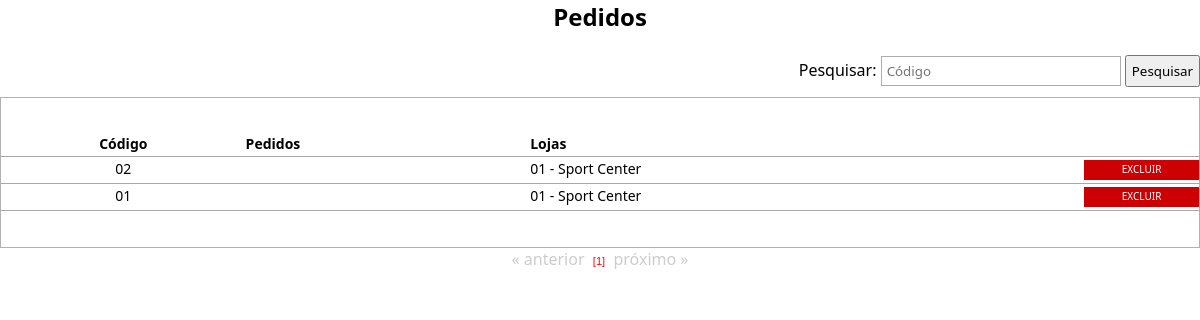
/visualiza_pedido.php, run on the app's committed database.
### tables this page shows
CREATE TABLE `pedidos` (
  `id_pedidos` int(11) NOT NULL AUTO_INCREMENT,
  `num_pedido` varchar(10) DEFAULT NULL,
  `nome_loja` varchar(100) DEFAULT NULL,
  `nome_fornecedor` varchar(100) DEFAULT NULL,
  `valor_pedido` float DEFAULT NULL,
  `qtd_pedido` varchar(10) NOT NULL,
  `data_entrega` date DEFAULT NULL,
  `cod_pag_pedido` varchar(15) DEFAULT NULL,
  `prazo` varchar(2) NOT NULL,
  `valor_dividido` float NOT NULL,
  `descricao` varchar(50) NOT NULL,
  PRIMARY KEY (`id_pedidos`)
);

### processos/database.php (called while the page is built, shortened)
<?php
function DBRead ($table, $params = null, $fields = '*') {
	$params = ($params) ? " {$params}" : null;
		$query = "SELECT {$fields} FROM {$table}{$params}";
		$result = DBExecute($query);
		if (!mysqli_num_rows($result))
			return false;
		else {
			while ($res = mysqli_fetch_assoc($result)) {
				$data[] = $res;
			}
			return $data;
		}
}
function DBExecute($query){
	$link = DBConnect();
	$result = @mysqli_query($link, $query) or die (mysqli_error($link));
	return $result;
}
?>

### visualiza_pedido.php (the view, shortened to what this page needs)
<!doctype html>
<html>
<head>
<link href="css/style.css" rel="stylesheet" type="text/css">
<link href="css/style.css" rel="stylesheet" type="text/css">
<link rel="stylesheet" href="css/menu.css">
</head>
<body>
<center><h2> Pedidos </h2></center>
<br />
<table width="100%" border="0" cellpadding="0" cellspacing="0" style="margin-bottom: 10px;">
	<tr>
		<td align="right">
        <?php
		require 'processos/database.php';
		?>
      <form  action="<?php echo htmlspecialchars($_SERVER["PHP_SELF"]);?>" method="post">
			Pesquisar: <input type="text" name="pesquisar" placeholder="Código" class="cod" style="margin-right:0;">
			<input type="submit" value="Pesquisar" style="height: 32px; padding: 0 5px 0 5px;">
		  </form>
		</td>
	</tr>
 </table>
 <?php
 	if (empty($_POST['pesquisar'])) {
 ?>
<table width="100%" border="0" cellpadding="0" cellspacing="0" class="table">
	<tr class="linha">
		<td class="linha" width="20%" align="center"><b>Código</b></td>
		<td class="linha"><b>Pedidos</b></td>
        <td class="linha"><b>Lojas</b></td>
        <td width="10%" align="center" class="linha"></td>
	</tr>
<?php
  $numreg = 15;
  $inicial = $_GET['pg'] * $numreg;
	$pedidos = DBRead ("pedidos", "ORDER BY num_pedido DESC LIMIT $inicial, $numreg", "id_pedidos, num_pedido, nome_loja, descricao");
		foreach ($pedidos as $pd){
		?>
	<tr onmouseover="ChangeColor(this, true);" onmouseout="ChangeColor(this, false);">
		<td class="linha" align="center" valign="middle" onclick="DoNav('altera_pedido.php?id=<?php echo $pd['id_pedidos'];?>');">
			<?php echo $pd['num_pedido'];?>
		</td>
		<td class="linha espaco" valign="middle" onclick="DoNav('altera_pedido.php?id=<?php echo $pd['id_pedidos'];?>');">
		</td>
		<td class="linha espaco" onclick="DoNav('altera_pedido.php?id=<?php echo $pd['id_pedidos'];?>');">
			<?php echo $pd['nome_loja']; ?>
		</td>
		<td class="linha espaco" valign="middle">
				<span class="excluir">
						<a href="javascript:aviso('<?=$pd['num_pedido'];?>');">Excluir</a>
		</td>
	</tr>
<?php
	}
?>
</table>
<center>
<?php
  require "paginacao.php";
	}
?>
</center>
</body>
</html>

### css/style.css (style rules this page uses)
html { height: 89%; padding: 0; margin: 0; }
body { height: 99%; padding: 0; margin: 0; }
* { padding: 0; margin: 0; font-family: Segoe, "Segoe UI", "DejaVu Sans", "Trebuchet MS", Verdana, sans-serif; }
.table { width: 100%; border: 1px solid #B1B1B1; padding: 3% 0 3% 0; }
.table td { font-size: 14px; padding: 0 0 3px 5px; }
.cod { width: 20%; height: 30px; border: 1px solid #ADADAD; padding: 0 5px 0 5px; }
.linha { border-bottom: 1px solid hsla(0,0%,66%,1.00); padding: 5px 3px 3px 3px; }
.espaco { padding-left: 70px; }
a { color: #000000; text-decoration: none; font-size: 14px; }
.excluir a { width: auto; display: block; text-decoration: none; color: #FFFFFF; font-size: 10px; margin-top: 3px; padding: 2px 10px 4px 10px; background-color: #CD0104; transition: all 0.5s linear; -o-transition: all 0.5s linear; -webkit-transition: all 0.5s linear; -moz-transition: all 0.5s linear; text-transform: uppercase; border:none; outline: none; cursor: pointer; -webkit-appearance:none; text-align: center; }

### data on the page
pedidos: num_pedido "02", nome_loja "01 - Sport Center"
pedidos: num_pedido "01", nome_loja "01 - Sport Center"
